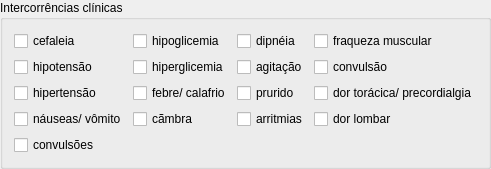
          <widget class="QGroupBox" name="groupBox_3">
           <property name="sizePolicy">
            <sizepolicy hsizetype="Preferred" vsizetype="Minimum">
             <horstretch>0</horstretch>
             <verstretch>0</verstretch>
            </sizepolicy>
           </property>
           <property name="title">
            <string>Intercorrências clínicas</string>
           </property>
           <layout class="QGridLayout" name="gridLayout_3">
            <item row="2" column="3">
             <widget class="QCheckBox" name="checkBox_dorToracica">
              <property name="text">
               <string>dor torácica/ precordialgia</string>
              </property>
             </widget>
            </item>
            <item row="0" column="2">
             <widget class="QCheckBox" name="checkBox_dipneia">
              <property name="text">
               <string>dipnéia</string>
              </property>
             </widget>
            </item>
            <item row="3" column="2">
             <widget class="QCheckBox" name="checkBox_arristimias">
              <property name="text">
               <string>arritmias</string>
              </property>
             </widget>
            </item>
            <item row="0" column="1">
             <widget class="QCheckBox" name="checkBox_hipoglicemia">
              <property name="text">
               <string>hipoglicemia</string>
              </property>
             </widget>
            </item>
            <item row="2" column="2">
             <widget class="QCheckBox" name="checkBox_prurido">
              <property name="text">
               <string>prurido</string>
              </property>
             </widget>
            </item>
            <item row="1" column="2">
             <widget class="QCheckBox" name="checkBox_agitacao">
              <property name="text">
               <string>agitação</string>
              </property>
             </widget>
            </item>
            <item row="1" column="0">
             <widget class="QCheckBox" name="checkBox_hipotensao">
              <property name="text">
               <string>hipotensão</string>
              </property>
             </widget>
            </item>
            <item row="1" column="1">
             <widget class="QCheckBox" name="checkBox_hipoglicemia_2">
              <property name="text">
               <string>hiperglicemia</string>
              </property>
             </widget>
            </item>
            <item row="1" column="3">
             <widget class="QCheckBox" name="checkBox_convulsao">
              <property name="text">
               <string>convulsão</string>
              </property>
             </widget>
            </item>
            <item row="2" column="0">
             <widget class="QCheckBox" name="checkBox_hipertensao">
              <property name="text">
               <string>hipertensão</string>
              </property>
             </widget>
            </item>
            <item row="3" column="0">
             <widget class="QCheckBox" name="checkBox_nauseas">
              <property name="text">
               <string>náuseas/ vômito</string>
              </property>
             </widget>
            </item>
            <item row="3" column="3">
             <widget class="QCheckBox" name="checkBox_dorLombar">
              <property name="text">
               <string>dor lombar</string>
              </property>
             </widget>
            </item>
            <item row="0" column="3">
             <widget class="QCheckBox" name="checkBox_FraquezaMusc">
              <property name="text">
               <string>fraqueza muscular</string>
              </property>
             </widget>
            </item>
            <item row="3" column="1">
             <widget class="QCheckBox" name="checkBox_caimbra">
              <property name="text">
               <string>cãmbra</string>
              </property>
             </widget>
            </item>
            <item row="0" column="0">
             <widget class="QCheckBox" name="checkBox_cefaleia">
              <property name="text">
               <string>cefaleia</string>
              </property>
             </widget>
            </item>
            <item row="2" column="1">
             <widget class="QCheckBox" name="checkBox_febre">
              <property name="text">
               <string>febre/ calafrio</string>
              </property>
             </widget>
            </item>
            <item row="4" column="0">
             <widget class="QCheckBox" name="checkBox_convulsoes">
              <property name="text">
               <string>convulsões</string>
              </property>
             </widget>
            </item>
           </layout>
          </widget>
